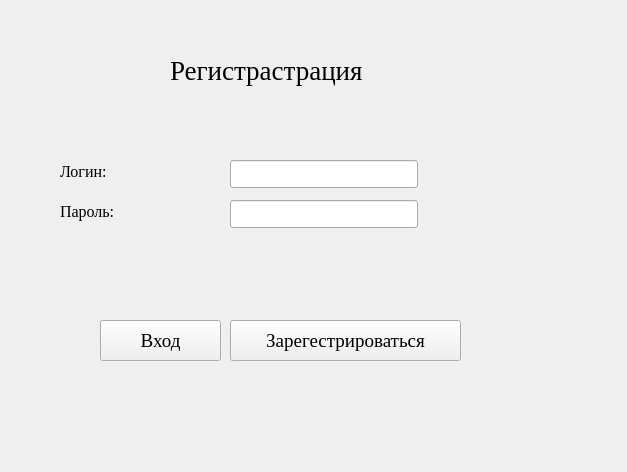
<?xml version="1.0" encoding="UTF-8"?>
<ui version="4.0">
 <class>Form</class>
 <widget class="QWidget" name="Form">
  <property name="geometry">
   <rect>
    <x>0</x>
    <y>0</y>
    <width>627</width>
    <height>472</height>
   </rect>
  </property>
  <property name="windowTitle">
   <string>Form</string>
  </property>
  <widget class="QPushButton" name="pushButton_2">
   <property name="geometry">
    <rect>
     <x>230</x>
     <y>320</y>
     <width>231</width>
     <height>41</height>
    </rect>
   </property>
   <property name="font">
    <font>
     <family>Times New Roman</family>
     <pointsize>14</pointsize>
    </font>
   </property>
   <property name="text">
    <string>Зарегестрироваться</string>
   </property>
  </widget>
  <widget class="QLabel" name="label_8">
   <property name="geometry">
    <rect>
     <x>170</x>
     <y>40</y>
     <width>241</width>
     <height>61</height>
    </rect>
   </property>
   <property name="font">
    <font>
     <family>Times New Roman</family>
     <pointsize>20</pointsize>
    </font>
   </property>
   <property name="text">
    <string>Регистрастрация</string>
   </property>
  </widget>
  <widget class="QLineEdit" name="patronymic_2">
   <property name="geometry">
    <rect>
     <x>230</x>
     <y>160</y>
     <width>188</width>
     <height>28</height>
    </rect>
   </property>
   <property name="font">
    <font>
     <family>Times New Roman</family>
     <pointsize>12</pointsize>
    </font>
   </property>
   <property name="text">
    <string/>
   </property>
  </widget>
  <widget class="QLineEdit" name="patronymic_3">
   <property name="geometry">
    <rect>
     <x>230</x>
     <y>200</y>
     <width>188</width>
     <height>28</height>
    </rect>
   </property>
   <property name="font">
    <font>
     <family>Times New Roman</family>
     <pointsize>12</pointsize>
    </font>
   </property>
   <property name="text">
    <string/>
   </property>
  </widget>
  <widget class="QLabel" name="label_6">
   <property name="geometry">
    <rect>
     <x>60</x>
     <y>160</y>
     <width>131</width>
     <height>22</height>
    </rect>
   </property>
   <property name="font">
    <font>
     <family>Times New Roman</family>
     <pointsize>12</pointsize>
    </font>
   </property>
   <property name="text">
    <string>Логин:</string>
   </property>
  </widget>
  <widget class="QPushButton" name="pushButton">
   <property name="geometry">
    <rect>
     <x>100</x>
     <y>320</y>
     <width>121</width>
     <height>41</height>
    </rect>
   </property>
   <property name="font">
    <font>
     <family>Times New Roman</family>
     <pointsize>14</pointsize>
    </font>
   </property>
   <property name="text">
    <string>Вход</string>
   </property>
  </widget>
  <widget class="QLabel" name="label_7">
   <property name="geometry">
    <rect>
     <x>60</x>
     <y>200</y>
     <width>161</width>
     <height>22</height>
    </rect>
   </property>
   <property name="font">
    <font>
     <family>Times New Roman</family>
     <pointsize>12</pointsize>
    </font>
   </property>
   <property name="text">
    <string>Пароль:</string>
   </property>
  </widget>
  <widget class="QLabel" name="label_9">
   <property name="geometry">
    <rect>
     <x>30</x>
     <y>120</y>
     <width>581</width>
     <height>22</height>
    </rect>
   </property>
   <property name="font">
    <font>
     <family>Times New Roman</family>
     <pointsize>12</pointsize>
    </font>
   </property>
   <property name="text">
    <string/>
   </property>
  </widget>
 </widget>
 <resources/>
 <connections/>
</ui>
